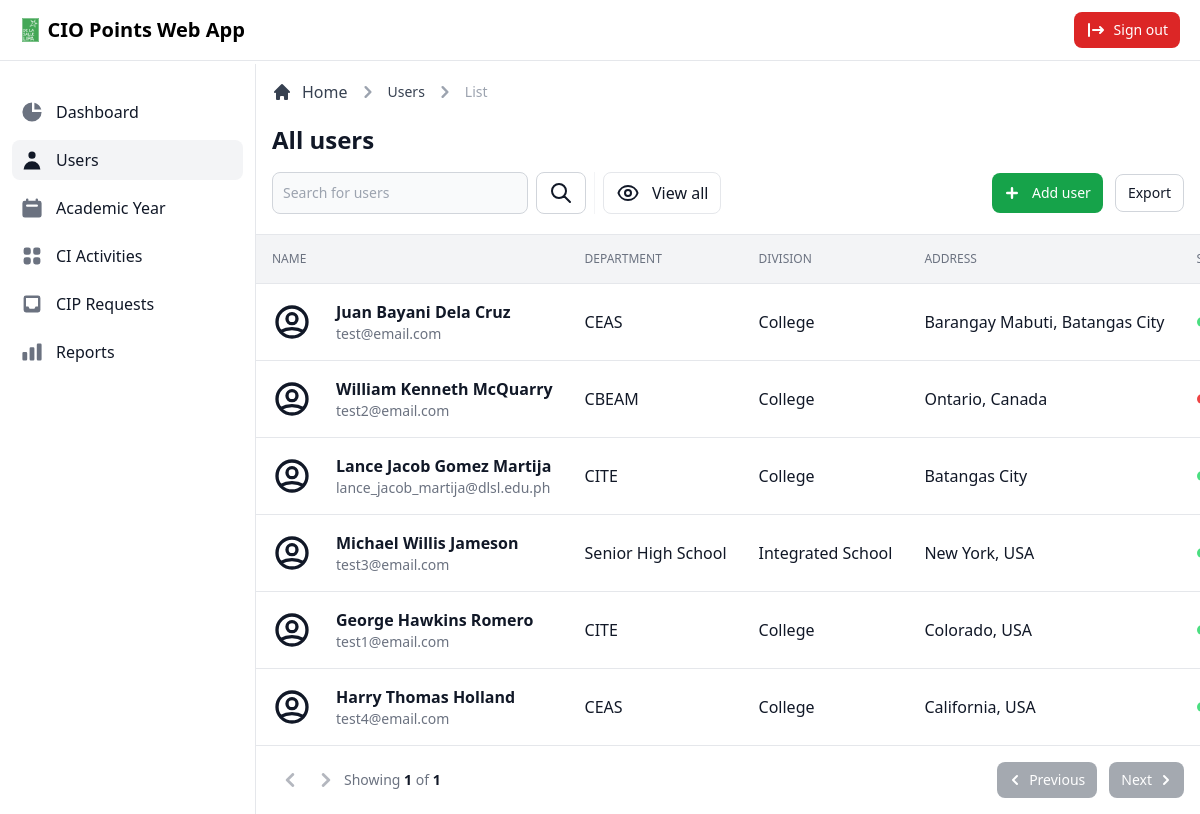
/admin/view/users.php (signed in), run on the app's committed database.
### tables this page shows
CREATE TABLE `user` (
  `user_id` int(11) NOT NULL,
  `first_name` varchar(255) NOT NULL,
  `middle_name` varchar(255) NOT NULL,
  `last_name` varchar(255) NOT NULL,
  `address` varchar(255) NOT NULL,
  `email` varchar(255) NOT NULL,
  `password` varchar(255) NOT NULL,
  `contact_number` varchar(255) NOT NULL,
  `department` varchar(255) NOT NULL,
  `division` varchar(255) NOT NULL,
  `status` varchar(255) NOT NULL,
  `type` varchar(255) NOT NULL,
  `date_created` timestamp NOT NULL DEFAULT current_timestamp(),
  `date_updated` timestamp NOT NULL DEFAULT current_timestamp() ON UPDATE current_timestamp()
);

### admin/view/users.php (called while the page is built, shortened)
<?php
$data = [
  'title' => 'Users',
  'dir' => '../../',
  'modal' => 'usermodal'
];
$results_per_page = 20;
if (isset($_GET['page'])) {
  $page  = $_GET['page'];
} else {
  $page = 1;
};
$start_from = ($page - 1) * $results_per_page;
include_once '../database/database.php';
class DisplayUsers extends Dbh
{
  public function getCount()
  {
    $stmt = $this->connect()->prepare('SELECT COUNT(user_id) AS total FROM user;');
    if (!$stmt->execute()) {
      $stmt = null;
      exit;
    }
    $result = $stmt->fetchAll(PDO::FETCH_ASSOC);
    return $result;
  }
  public function getUser($start_from, $results_per_page)
  {
    $sql = 'SELECT * FROM user LIMIT ' . $start_from . ', ' . $results_per_page . ';';
    $stmt = $this->connect()->prepare($sql);
    if (!$stmt->execute()) {
      $stmt = null;
      exit;
    }
    $result = $stmt->fetchAll(PDO::FETCH_ASSOC);
    return $result;
  }
}
$user = new DisplayUsers();
$records = $user->getUser($start_from, $results_per_page);
$count = $user->getCount();
$total_pages = ceil($count[0]['total'] / $results_per_page);
include_once '../layouts/header.php';
include_once '../layouts/navbar.php';
include_once '../layouts/sidebar.php';
include_once '../pages/users/main.php';
include_once '../layouts/footer.php';

### admin/database/database.php (called while the page is built)
<?php
class Dbh
{
  private $hostname = 'localhost';
  private $username = 'root';
  private $password = '';
  private $dbname = 'dbciopointswebapp';
  public function connect()
  {
    try {
      $dbh = new PDO('mysql:host=' . $this->hostname . ';dbname=' . $this->dbname, $this->username, $this->password);
      return $dbh;
    } catch (PDOException $e) {
      print "Error!: " . $e->getMessage() . "<br>";
      die();
    }
  }
}

### admin/pages/users/tabledata.php (the view, shortened to what this page needs)
<div class="flex flex-col">
  <div class="overflow-x-auto">
    <div class="inline-block min-w-full align-middle">
      <div class="overflow-hidden shadow">
        <table class="min-w-full divide-y divide-gray-200 table-fixed">
          <thead class="bg-gray-100">
            <tr>
              <th scope="col" class="p-4 text-xs font-medium text-left text-gray-500 uppercase">
                Name
              </th>
              <th scope="col" class="p-4 text-xs font-medium text-left text-gray-500 uppercase">
                Department
              </th>
              <th scope="col" class="p-4 text-xs font-medium text-left text-gray-500 uppercase">
                Division
              </th>
              <th scope="col" class="p-4 text-xs font-medium text-left text-gray-500 uppercase">
                Address
              </th>
              <th scope="col" class="p-4 text-xs font-medium text-left text-gray-500 uppercase">
              </th>
            </tr>
          </thead>
          <tbody class="bg-white divide-y divide-gray-200">
            <?php foreach ($records as $data) : ?>
              <tr class="hover:bg-gray-100">
                <td class="flex items-center p-4 mr-12 space-x-6 whitespace-nowrap lg:mr-0">
                  <div class="text-sm font-normal text-gray-500">
                    <div class="text-base font-semibold text-gray-900"><?= $data['first_name'] . ' ' . $data['middle_name'] . ' ' . $data['last_name']; ?></div>
                    <div class="text-sm font-normal text-gray-500"><?= $data['email'] ?></div>
                  </div>
                </td>
                <td class="p-4 text-base font-medium text-gray-900 whitespace-nowrap"><?= $data['department']; ?></td>
                <td class="p-4 text-base font-medium text-gray-900 whitespace-nowrap"><?= $data['division']; ?></td>
                <td class="p-4 text-base font-medium text-gray-900 whitespace-nowrap"><?= $data['address']; ?></td>
                <td class="p-4 text-base font-normal text-gray-900 whitespace-nowrap">
                  <div class="flex items-center capitalize">
                    <?php if ($data['status'] == 'active') { ?>
                      <div class="h-2.5 w-2.5 rounded-full bg-green-400 mr-2"></div>
                    <?php } else if ($data['status'] == 'inactive') { ?>
                      <div class="h-2.5 w-2.5 rounded-full bg-red-500 mr-2"></div>
                    <?php } ?>
                  </div>
                </td>
              </tr>
            <?php endforeach; ?>
          </tbody>
        </table>
      </div>
    </div>
  </div>
</div>
<div class="sticky bottom-0 right-0 items-center w-full p-4 bg-white border-t border-gray-200 sm:flex sm:justify-between">
  <div class="flex items-center mb-4 sm:mb-0">
    <button onclick="location.href='users.php?page=<?= $page - 1; ?>'" class="inline-flex justify-center p-1 text-gray-500 rounded cursor-pointer disabled:opacity-50 disabled:cursor-default enabled:hover:text-gray-900 enabled:hover:bg-gray-100" <?= ((isset($_GET['page']) && $_GET['page'] == 1) ? 'disabled' : (!isset($_GET['page']))) ? 'disabled' : ''; ?>>
      <svg class="w-7 h-7" fill="currentColor" viewBox="0 0 20 20" xmlns="http://www.w3.org/2000/svg">
        <path fill-rule="evenodd" d="M12.707 5.293a1 1 0 010 1.414L9.414 10l3.293 3.293a1 1 0 01-1.414 1.414l-4-4a1 1 0 010-1.414l4-4a1 1 0 011.414 0z" clip-rule="evenodd"></path>
      </svg>
    </button>
    <button onclick="location.href='users.php?page=<?= $page + 1; ?>'" class="inline-flex justify-center p-1 text-gray-500 rounded cursor-pointer disabled:opacity-50 disabled:cursor-default enabled:hover:text-gray-900 enabled:hover:bg-gray-100" <?= ((isset($_GET['page']) && $_GET['page'] == $total_pages) ? 'disabled' : ($page == $total_pages)) ? 'disabled' : ''; ?>>
      <svg class="w-7 h-7" fill="currentColor" viewBox="0 0 20 20" xmlns="http://www.w3.org/2000/svg">
        <path fill-rule="evenodd" d="M7.293 14.707a1 1 0 010-1.414L10.586 10 7.293 6.707a1 1 0 011.414-1.414l4 4a1 1 0 010 1.414l-4 4a1 1 0 01-1.414 0z" clip-rule="evenodd"></path>
      </svg>
    </button>
    <span class="text-sm font-normal text-gray-500">Showing <span class="font-semibold text-gray-900"><?= $page; ?></span> of <span class="font-semibold text-gray-900"><?= $total_pages; ?></span></span>
  </div>
  <div class="flex items-center space-x-3">
    <button onclick="location.href='users.php?page=<?= $page - 1; ?>'" class="inline-flex items-center justify-center flex-1 px-3 py-2 text-sm font-medium text-center text-white bg-gray-600 rounded-lg disabled:opacity-50 enabled:hover:bg-gray-700 enabled:focus:ring-4 enabled:focus:ring-gray-200" <?= ((isset($_GET['page']) && $_GET['page'] == 1) ? 'disabled' : (!isset($_GET['page']))) ? 'disabled' : ''; ?>>
      <svg class="w-5 h-5 mr-1 -ml-1" "="" fill=" currentColor" viewBox="0 0 20 20" xmlns="http://www.w3.org/2000/svg">
        <path fill-rule="evenodd" d="M12.707 5.293a1 1 0 010 1.414L9.414 10l3.293 3.293a1 1 0 01-1.414 1.414l-4-4a1 1 0 010-1.414l4-4a1 1 0 011.414 0z" clip-rule="evenodd"></path>
      </svg>
      Previous
    </button>
    <button onclick="location.href='users.php?page=<?= $page + 1; ?>'" class="inline-flex items-center justify-center flex-1 px-3 py-2 text-sm font-medium text-center text-white bg-gray-600 rounded-lg disabled:opacity-50 enabled:hover:bg-gray-700 enabled:focus:ring-4 enabled:focus:ring-gray-200" <?= ((isset($_GET['page']) && $_GET['page'] == $total_pages) ? 'disabled' : ($page == $total_pages)) ? 'disabled' : ''; ?>>
      Next
      <svg class="w-5 h-5 ml-1 -mr-1" fill="currentColor" viewBox="0 0 20 20" xmlns="http://www.w3.org/2000/svg">
        <path fill-rule="evenodd" d="M7.293 14.707a1 1 0 010-1.414L10.586 10 7.293 6.707a1 1 0 011.414-1.414l4 4a1 1 0 010 1.414l-4 4a1 1 0 01-1.414 0z" clip-rule="evenodd"></path>
      </svg>
    </button>
  </div>
</div>

### data on the page
user: first_name "Juan", middle_name "Bayani", last_name "Dela Cruz", email "test@email.com", department "CEAS", division "College", address "Barangay Mabuti, Batangas City", status "active" (drawn)
user: first_name "William", middle_name "Kenneth", last_name "McQuarry", email "test2@email.com", department "CBEAM", division "College", address "Ontario, Canada", status "inactive" (drawn)
user: first_name "Lance Jacob", middle_name "Gomez", last_name "Martija", email "lance_jacob_martija@dlsl.edu.ph", department "CITE", division "College", address "Batangas City", status "active" (drawn)
user: first_name "Michael", middle_name "Willis", last_name "Jameson", email "test3@email.com", department "Senior High School", division "Integrated School", address "New York, USA", status "active" (drawn)
user: first_name "George", middle_name "Hawkins", last_name "Romero", email "test1@email.com", department "CITE", division "College", address "Colorado, USA", status "active" (drawn)
user: first_name "Harry", middle_name "Thomas", last_name "Holland", email "test4@email.com", department "CEAS", division "College", address "California, USA", status "active" (drawn)

### other printed values
$page "1"
$total_pages "1"
